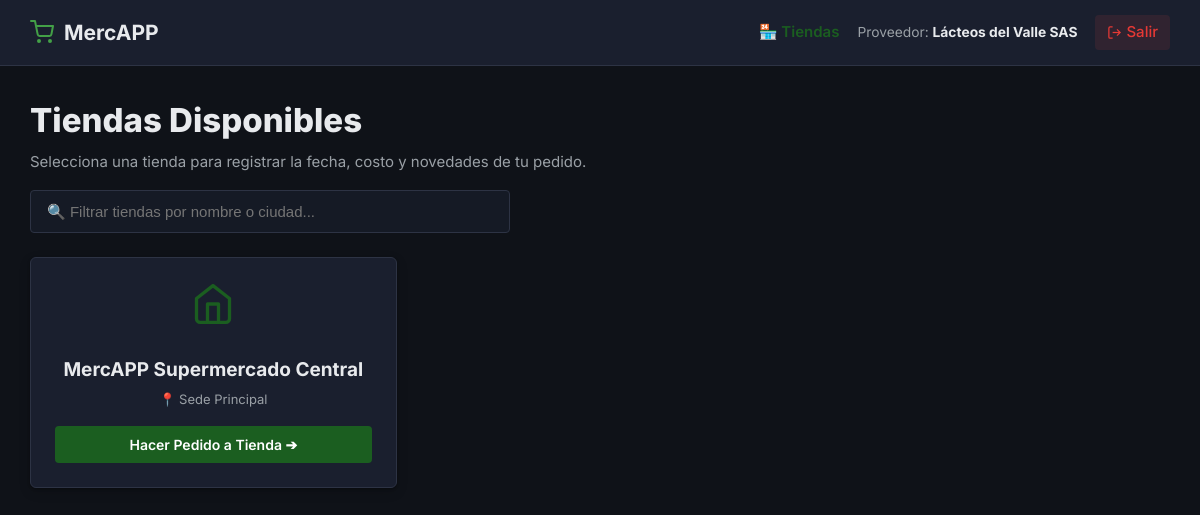
Page /proveedor/tiendas (signed in) on the committed database.
### models/supplier.py (models this page shows, shortened)
class Supplier(UserMixin, db.Model):
    __tablename__ = 'proveedor'
    id = db.Column(db.Integer, primary_key=True)
    store_id = db.Column(db.Integer, db.ForeignKey('tienda.id'), nullable=True) # Opcional: puede distribuir a múltiples tiendas
    company_name = db.Column(db.String(150), nullable=False)
    contact_name = db.Column(db.String(100), nullable=True)
    nit = db.Column(db.String(30), nullable=True)
    email = db.Column(db.String(120), unique=True, nullable=False)
    phone = db.Column(db.String(30), nullable=True)
    address = db.Column(db.String(200), nullable=True)
    category_type = db.Column(db.String(100), default='General')
    payment_terms_days = db.Column(db.Integer, default=30)
    credit_limit = db.Column(db.Integer, default=10000000)
    total_debt = db.Column(db.Integer, default=0)
    password_hash = db.Column(db.String(255), nullable=True)
    status = db.Column(db.String(20), default='ACTIVO')
    created_at = db.Column(db.DateTime, default=datetime.now)
    store = db.relationship('Store', backref=db.backref('suppliers', lazy=True))
    purchase_orders = db.relationship('PurchaseOrder', backref='supplier', lazy=True, cascade='all, delete-orphan')
    invoices = db.relationship('SupplierInvoice', backref='supplier', lazy=True, cascade='all, delete-orphan')
    deliveries = db.relationship('SupplierDelivery', backref='supplier', lazy=True, cascade='all, delete-orphan', order_by='desc(SupplierDelivery.delivery_date)')

### models/user.py (models this page shows)
class Store(db.Model):
    __tablename__ = 'tienda'
    id = db.Column(db.Integer, primary_key=True)
    name = db.Column(db.String(100), nullable=False)
    created_at = db.Column(db.DateTime, default=datetime.now)
    is_active = db.Column(db.Boolean, default=True)
    users = db.relationship('User', backref='store', lazy=True)
    categories = db.relationship('Category', backref='store', lazy=True)
    products = db.relationship('Product', backref='store', lazy=True)
    settings = db.relationship('StoreSettings', backref='store', lazy=True)
    sales = db.relationship('Sale', backref='store', lazy=True)
    sessions = db.relationship('CashSession', backref='store', lazy=True)

class StoreSettings(db.Model):
    __tablename__ = 'configuracion_tienda'
    id = db.Column(db.Integer, primary_key=True)
    store_id = db.Column(db.Integer, db.ForeignKey('tienda.id'), nullable=False)
    store_name = db.Column(db.String(100), default='MercAPP')
    logo = db.Column(db.String(200), default='logo.png')
    qr_transferencia = db.Column(db.String(200), default='')
    razon_social = db.Column(db.String(200), default='MercAPP S.A.S')
    nit = db.Column(db.String(20), default='000.000.000-0')
    rut = db.Column(db.String(30), default='')
    regimen_tributario = db.Column(db.String(100), default='No responsable de IVA')
    gran_contribuyente = db.Column(db.String(100), default='')
    agente_retencion = db.Column(db.String(100), default='')
    direccion = db.Column(db.String(200), default='')
    telefono = db.Column(db.String(20), default='')
    ciudad = db.Column(db.String(100), default='')
    resolucion_dian = db.Column(db.String(100), default='')
    resolucion_fecha = db.Column(db.String(50), default='')
    rango_desde = db.Column(db.String(30), default='MRC-0001')
    rango_hasta = db.Column(db.String(30), default='MRC-9999')
    mensaje_ticket = db.Column(db.String(200), default='¡Gracias por su compra!')
    scale_mode = db.Column(db.String(10), default='manual')
    printer_name = db.Column(db.String(200), default='')
    auto_print = db.Column(db.Boolean, default=True)
    auto_drawer = db.Column(db.Boolean, default=True)
    theme_color_primary = db.Column(db.String(20), default='default')
    theme_color_accent = db.Column(db.String(20), default='default')
    theme_color_background = db.Column(db.String(20), default='default')
    theme_font_family = db.Column(db.String(50), default='default')
    theme_font_size = db.Column(db.String(15), default='default')
    theme_btn_clear_color = db.Column(db.String(20), default='default')
    theme_btn_charge_color = db.Column(db.String(20), default='default')

### app.py (the view)
@app.route('/p/tiendas')
@app.route('/proveedor/tiendas', endpoint='proveedor_tiendas')
@login_required
def proveedor_tiendas():
    if not isinstance(current_user, Supplier):
        flash('Acceso reservado para proveedores.', 'error')
        return redirect(url_for('proveedor_login'))
    stores = Store.query.filter_by(is_active=True).all()
    recent_orders = Order.query.filter(
        Order.order_type == 'proveedor',
        Order.customer_name == current_user.company_name
    ).order_by(Order.created_at.desc()).limit(8).all()
    return render_template('proveedor_tiendas.html', stores=stores, recent_orders=recent_orders)

### app.py (called while the page is built, shortened)
@app.before_request
def authenticate_jwt_if_present():
    auth_header = request.headers.get('Authorization', '')

@login_manager.user_loader
def load_user(user_id):
    if str(user_id).startswith('customer_'):
        cid = int(str(user_id).split('_')[1])
        return db.session.get(Customer, cid)
    if str(user_id).startswith('supplier_'):
        sid = int(str(user_id).split('_')[1])
        return db.session.get(Supplier, sid)
    user = db.session.get(User, int(user_id))
    if user:
        return user
    return db.session.get(Customer, int(user_id))

def get_store_settings():
    store_id = getattr(current_user, 'store_id', None)
    if not current_user.is_authenticated or not store_id:
        return None

@app.context_processor
def inject_csrf():
    from flask_wtf.csrf import generate_csrf
    return dict(csrf_token=generate_csrf)

@app.before_request
def restrict_customer_access():
    if current_user.is_authenticated and isinstance(current_user, Customer):
        allowed_prefixes = ('/c/', '/customer/', '/api/c/', '/api/customer/', '/static/', '/logout')
        if not any(request.path.startswith(prefix) for prefix in allowed_prefixes) and request.path != '/logout':
            return redirect(url_for('customer_stores'))
    if current_user.is_authenticated and isinstance(current_user, Supplier):
        allowed_supplier_prefixes = ('/p/', '/proveedor/', '/api/p/', '/static/', '/logout')
        if not any(request.path.startswith(prefix) for prefix in allowed_supplier_prefixes) and request.path != '/logout':
            return redirect(url_for('proveedor_tiendas'))

### templates/proveedor_tiendas.html (shortened to what this page needs)
<!DOCTYPE html>
<html lang="es">
<head>
    <link rel="stylesheet" href="{{ url_for('static', filename='styles.css') }}">
</head>
<body>
    <div class="header">
        <div style="font-size: 1.4rem; font-weight: bold; display: flex; align-items: center; gap: 10px;">
            <svg width="24" height="24" viewBox="0 0 24 24" fill="none" stroke="#43A047" stroke-width="2" stroke-linecap="round" stroke-linejoin="round"><circle cx="9" cy="21" r="1"/><circle cx="20" cy="21" r="1"/><path d="M1 1h4l2.68 13.39a2 2 0 0 0 2 1.61h9.72a2 2 0 0 0 2-1.61L23 6H6"/></svg>
            MercAPP
        </div>
        <div class="nav-links" style="display: flex; align-items: center; gap: 18px;">
            <a href="{{ url_for('proveedor_tiendas') }}" style="color: var(--primary); text-decoration: none; font-weight: 600;">🏪 Tiendas</a>
            <span style="color: var(--text-secondary); font-size: 0.92rem;">
                Proveedor: <strong style="color: var(--text);">{{ current_user.company_name }}</strong>
            </span>
            <a href="#" onclick="confirmAppLogout(event, '{{ url_for('proveedor_logout') }}')" style="color: var(--error); text-decoration: none; font-weight: 500; display: inline-flex; align-items: center; gap: 4px; padding: 6px 12px; border-radius: var(--radius-sm); background: rgba(239, 68, 68, 0.1); transition: var(--transition);">
                <svg width="15" height="15" viewBox="0 0 24 24" fill="none" stroke="currentColor" stroke-width="2"><path d="M9 21H5a2 2 0 0 1-2-2V5a2 2 0 0 1 2-2h4"/><polyline points="16 17 21 12 16 7"/><line x1="21" y1="12" x2="9" y2="12"/></svg>
                Salir
            </a>
        </div>
    </div>
    <div class="container">
        <h1 style="font-size: 2.2rem; margin: 0 0 6px; color: var(--text); font-weight: 800;">Tiendas Disponibles</h1>
        <p style="color: var(--text-secondary); font-size: 1rem; margin: 0;">Selecciona una tienda para registrar la fecha, costo y novedades de tu pedido.</p>
        <input type="text" id="store-search-input" onkeyup="filterStores()" placeholder="🔍 Filtrar tiendas por nombre o ciudad..." class="search-bar">
        <div class="store-grid" id="stores-grid">
            {% for store in stores %}
            {% set settings = store.settings[0] if store.settings else None %}
            <div class="store-card store-item-card" data-name="{{ store.name|lower }} {{ settings.ciudad|lower if settings else '' }}">
                <div style="width: 100%;">
                    <div class="store-icon">
                        <svg width="44" height="44" viewBox="0 0 24 24" fill="none" stroke="currentColor" stroke-width="1.8" stroke-linecap="round" stroke-linejoin="round"><path d="M3 9l9-7 9 7v11a2 2 0 0 1-2 2H5a2 2 0 0 1-2-2z"></path><polyline points="9 22 9 12 15 12 15 22"></polyline></svg>
                    </div>
                    <div class="store-name">{{ store.name }}</div>
                    <div class="store-meta">
                        📍 {{ settings.direccion if settings and settings.direccion else 'Sede Principal' }}
                    </div>
                </div>
                <a href="{{ url_for('proveedor_registrar_entrega', store_id=store.id) }}" class="btn-despacho">
                    Hacer Pedido a Tienda ➔
                </a>
            </div>
            {% else %}
            <div style="grid-column: 1 / -1; text-align: center; padding: 40px; color: var(--text-secondary); font-size: 1.1rem;">
                No hay tiendas activas disponibles en este momento.
            </div>
            {% endfor %}
        </div>
    </div>
</body>
</html>

### static/styles.css (style rules this page uses)
:root { --primary: #1B5E20; --primary-light: #2E7D32; --primary-dark: #0D3B13; --primary-glow: rgba(46, 125, 50, 0.15); --accent: #FF8F00; --accent-light: #FFA726; --accent-dark: #E65100; --success: #43A047; --success-bg: rgba(67, 160, 71, 0.08); --error: #E53935; --error-bg: rgba(229, 57, 53, 0.08); --warning: #F9A825; --warning-bg: rgba(249, 168, 37, 0.08); --info: #1E88E5; --info-bg: rgba(30, 136, 229, 0.08); --bg: #0F1218; --bg-card: #1A1F2E; --bg-card-hover: #232838; --bg-input: #151A25; --bg-modal: rgba(0, 0, 0, 0.7); --text: #E8EAED; --text-secondary: #9AA0A6; --text-muted: #5F6368; --border: #2D3344; --border-light: #3D4454; --shadow: 0 1px 3px rgba(0, 0, 0, 0.3), 0 4px 12px rgba(0, 0, 0, 0.15); --shadow-lg: 0 2px 8px rgba(0, 0, 0, 0.3), 0 8px 24px rgba(0, 0, 0, 0.2); --radius: 6px; --radius-sm: 4px; --radius-lg: 8px; --radius-xl: 10px; --transition: all 0.2s ease; --font: 'Inter', -apple-system, BlinkMacSystemFont, 'Segoe UI', sans-serif; }
*, *::before, *::after { margin: 0; padding: 0; box-sizing: border-box; }
html { font-size: 15px; scroll-behavior: smooth; }
body { font-family: var(--font); background: var(--bg); color: var(--text); min-height: 100vh; line-height: 1.5; -webkit-font-smoothing: antialiased; -moz-osx-font-smoothing: grayscale; font-feature-settings: 'cv02', 'cv03', 'cv04', 'cv11'; }
a { color: var(--accent-light); text-decoration: none; transition: var(--transition); }

### templates/proveedor_tiendas.html (style rules this page uses)
body { background-color: var(--bg); margin: 0; font-family: var(--font); color: var(--text); }
.header { background-color: var(--bg-card); border-bottom: 1px solid var(--border); padding: 1rem 2rem; color: var(--text); display: flex; justify-content: space-between; align-items: center; }
.container { max-width: 1200px; margin: 0 auto; padding: 2rem; }
.search-bar { width: 100%; max-width: 480px; padding: 12px 16px; background-color: var(--bg-input); border: 1px solid var(--border); color: var(--text); border-radius: var(--radius-sm); font-size: 15px; margin-top: 16px; margin-bottom: 24px; box-sizing: border-box; outline: none; transition: var(--transition); }
.store-grid { display: grid; grid-template-columns: repeat(auto-fill, minmax(280px, 1fr)); gap: 20px; }
.store-card { background: var(--bg-card); border-radius: var(--radius); padding: 24px; text-align: center; box-shadow: var(--shadow); text-decoration: none; color: var(--text); transition: var(--transition); border: 1px solid var(--border); display: flex; flex-direction: column; align-items: center; justify-content: space-between; }
.store-icon { font-size: 40px; margin-bottom: 14px; color: var(--primary); }
.store-name { font-size: 19px; font-weight: 700; color: var(--text); margin-bottom: 6px; }
.store-meta { font-size: 13px; color: var(--text-secondary); margin-bottom: 16px; }
.btn-despacho { display: inline-block; background-color: var(--primary); color: white; font-weight: 600; font-size: 14px; padding: 8px 16px; border-radius: var(--radius-sm); text-decoration: none; transition: var(--transition); width: 100%; box-sizing: border-box; }
.nav-links a { color: var(--text-secondary); text-decoration: none; font-weight: 500; transition: var(--transition); }

### rows in the picture
Supplier: company_name "Lácteos del Valle SAS"
Store: name "MercAPP Supermercado Central"
StoreSettings: direccion "Sede Principal"
